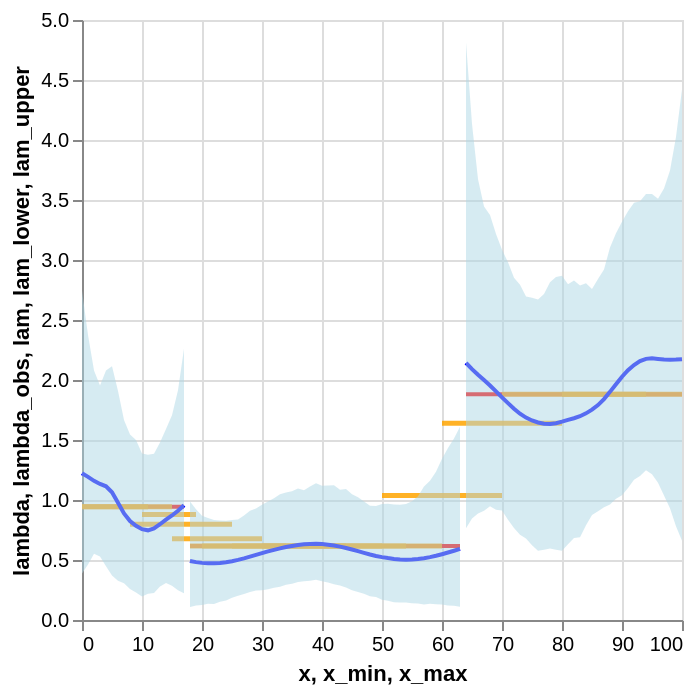

This figure's notebook cell:
### Code cell
# Extract posterior samples of lam from MCMC
lam = mcmc_samples["lam"].mean(axis=0)
lam_lower = jnp.percentile(mcmc_samples["lam"], 2.5, axis=0)
lam_upper = jnp.percentile(mcmc_samples["lam"], 97.5, axis=0)

df_results = df_rates.copy()
df_results["lam"] = lam
df_results["lam_lower"] = lam_lower
df_results["lam_upper"] = lam_upper
df_results["segment"] = np.select(
    [df_results["x"] < 18, df_results["x"] < 64],
    [0, 1],
    default=2,
)

# detail="segment:N" draws three discontinuous lines, one per disjoint interval
true_line = (
    alt.Chart(df_results)
    .mark_line(color="red")
    .encode(x="x", y="lambda", detail="segment:N")
)
obs_lam_lines = (
    alt.Chart(df_obs_lam)
    .mark_rule(color="orange", strokeWidth=2.5, opacity=0.85)
    .encode(
        x=alt.X("x_min:Q"),
        x2="x_max:Q",
        y=alt.Y("lambda_obs:Q"),
    )
)

mean_line = (
    alt.Chart(df_results)
    .mark_line(color="blue")
    .encode(x="x", y="lam", detail="segment:N")
)
bands = (
    alt.Chart(df_results)
    .mark_area(color="lightblue", opacity=0.5)
    .encode(
        x="x",
        y="lam_lower:Q",
        y2="lam_upper:Q",
        detail="segment:N",
    )
)
true_line + obs_lam_lines + mean_line + bands

### Figure 1 — Vega-Lite specification as saved in the notebook (floating-point values rounded to 4 significant figures)
{"config": {"view": {"continuousWidth": 300, "continuousHeight": 300}}, "layer": [{"data": {"name": "data-f79c0a51e8cc7afaa944542f6ec1a5b7"}, "mark": {"type": "line", "color": "red"}, "encoding": {"detail": {"field": "segment", "type": "nominal"}, "x": {"field": "x", "type": "quantitative"}, "y": {"field": "lambda", "type": "quantitative"}}}, {"data": {"name": "data-f77c8e4c605da7fa41a5ea27eef36e56"}, "mark": {"type": "rule", "color": "orange", "opacity": 0.85, "strokeWidth": 2.5}, "encoding": {"x": {"field": "x_min", "type": "quantitative"}, "x2": {"field": "x_max"}, "y": {"field": "lambda_obs", "type": "quantitative"}}}, {"data": {"name": "data-f79c0a51e8cc7afaa944542f6ec1a5b7"}, "mark": {"type": "line", "color": "blue"}, "encoding": {"detail": {"field": "segment", "type": "nominal"}, "x": {"field": "x", "type": "quantitative"}, "y": {"field": "lam", "type": "quantitative"}}}, {"data": {"name": "data-f79c0a51e8cc7afaa944542f6ec1a5b7"}, "mark": {"type": "area", "color": "lightblue", "opacity": 0.5}, "encoding": {"detail": {"field": "segment", "type": "nominal"}, "x": {"field": "x", "type": "quantitative"}, "y": {"field": "lam_lower", "type": "quantitative"}, "y2": {"field": "lam_upper"}}}], "$schema": "https://vega.github.io/schema/vega-lite/v6.1.0.json", "datasets": {"data-f79c0a51e8cc7afaa944542f6ec1a5b7": [{"x": 0, "lambda": 0.9442, "lam": 1.223, "lam_lower": 0.3884, "lam_upper": 2.744, "segment": 0}, {"x": 1, "lambda": 0.9442, "lam": 1.193, "lam_lower": 0.4624, "lam_upper": 2.374, "segment": 0}, {"x": 2, "lambda": 0.9442, "lam": 1.159, "lam_lower": 0.5525, "lam_upper": 2.08, "segment": 0}, {"x": 3, "lambda": 0.9442, "lam": 1.134, "lam_lower": 0.5294, "lam_upper": 1.954, "segment": 0}, {"x": 4, "lambda": 0.9442, "lam": 1.114, "lam_lower": 0.448, "lam_upper": 2.08, "segment": 0}, {"x": 5, "lambda": 0.9442, "lam": 1.064, "lam_lower": 0.3714, "lam_upper": 2.114, "segment": 0}, {"x": 6, "lambda": 0.9442, "lam": 0.978, "lam_lower": 0.3269, "lam_upper": 1.909, "segment": 0}, {"x": 7, "lambda": 0.9442, "lam": 0.8883, "lam_lower": 0.3069, "lam_upper": 1.666, "segment": 0}, {"x": 8, "lambda": 0.9442, "lam": 0.8251, "lam_lower": 0.2582, "lam_upper": 1.546, "segment": 0}, {"x": 9, "lambda": 0.9442, "lam": 0.7848, "lam_lower": 0.2291, "lam_upper": 1.5, "segment": 0}, {"x": 10, "lambda": 0.9442, "lam": 0.7565, "lam_lower": 0.1954, "lam_upper": 1.387, "segment": 0}, {"x": 11, "lambda": 0.9442, "lam": 0.7472, "lam_lower": 0.2191, "lam_upper": 1.377, "segment": 0}, {"x": 12, "lambda": 0.9442, "lam": 0.7627, "lam_lower": 0.2253, "lam_upper": 1.386, "segment": 0}, {"x": 13, "lambda": 0.9442, "lam": 0.798, "lam_lower": 0.2789, "lam_upper": 1.478, "segment": 0}, {"x": 14, "lambda": 0.9442, "lam": 0.8365, "lam_lower": 0.3076, "lam_upper": 1.591, "segment": 0}, {"x": 15, "lambda": 0.9442, "lam": 0.8708, "lam_lower": 0.2863, "lam_upper": 1.706, "segment": 0}, {"x": 16, "lambda": 0.9442, "lam": 0.9105, "lam_lower": 0.2487, "lam_upper": 1.914, "segment": 0}, {"x": 17, "lambda": 0.9442, "lam": 0.9566, "lam_lower": 0.2225, "lam_upper": 2.26, "segment": 0}, {"x": 18, "lambda": 0.6159, "lam": 0.4914, "lam_lower": 0.1086, "lam_upper": 0.9869, "segment": 1}, {"x": 19, "lambda": 0.6159, "lam": 0.4822, "lam_lower": 0.1211, "lam_upper": 0.9228, "segment": 1}, {"x": 20, "lambda": 0.6159, "lam": 0.476, "lam_lower": 0.1243, "lam_upper": 0.8681, "segment": 1}, {"x": 21, "lambda": 0.6159, "lam": 0.4728, "lam_lower": 0.1352, "lam_upper": 0.8498, "segment": 1}, {"x": 22, "lambda": 0.6159, "lam": 0.4727, "lam_lower": 0.1341, "lam_upper": 0.8339, "segment": 1}, {"x": 23, "lambda": 0.6159, "lam": 0.4757, "lam_lower": 0.1531, "lam_upper": 0.83, "segment": 1}, {"x": 24, "lambda": 0.6159, "lam": 0.4816, "lam_lower": 0.1617, "lam_upper": 0.8277, "segment": 1}, {"x": 25, "lambda": 0.6159, "lam": 0.4902, "lam_lower": 0.186, "lam_upper": 0.8328, "segment": 1}, {"x": 26, "lambda": 0.6159, "lam": 0.5011, "lam_lower": 0.2015, "lam_upper": 0.8382, "segment": 1}, {"x": 27, "lambda": 0.6159, "lam": 0.5138, "lam_lower": 0.2163, "lam_upper": 0.8708, "segment": 1}, {"x": 28, "lambda": 0.6159, "lam": 0.5278, "lam_lower": 0.2323, "lam_upper": 0.9095, "segment": 1}, {"x": 29, "lambda": 0.6159, "lam": 0.5426, "lam_lower": 0.2449, "lam_upper": 0.9282, "segment": 1}, {"x": 30, "lambda": 0.6159, "lam": 0.5573, "lam_lower": 0.2482, "lam_upper": 0.96, "segment": 1}, {"x": 31, "lambda": 0.6159, "lam": 0.5715, "lam_lower": 0.2568, "lam_upper": 0.988, "segment": 1}, {"x": 32, "lambda": 0.6159, "lam": 0.5848, "lam_lower": 0.2688, "lam_upper": 1.014, "segment": 1}, {"x": 33, "lambda": 0.6159, "lam": 0.5969, "lam_lower": 0.278, "lam_upper": 1.048, "segment": 1}, {"x": 34, "lambda": 0.6159, "lam": 0.6077, "lam_lower": 0.2928, "lam_upper": 1.063, "segment": 1}, {"x": 35, "lambda": 0.6159, "lam": 0.617, "lam_lower": 0.3025, "lam_upper": 1.072, "segment": 1}, {"x": 36, "lambda": 0.6159, "lam": 0.6246, "lam_lower": 0.3171, "lam_upper": 1.097, "segment": 1}, {"x": 37, "lambda": 0.6159, "lam": 0.6303, "lam_lower": 0.3223, "lam_upper": 1.081, "segment": 1}, {"x": 38, "lambda": 0.6159, "lam": 0.6339, "lam_lower": 0.3276, "lam_upper": 1.113, "segment": 1}, {"x": 39, "lambda": 0.6159, "lam": 0.6347, "lam_lower": 0.3346, "lam_upper": 1.14, "segment": 1}, {"x": 40, "lambda": 0.6159, "lam": 0.6327, "lam_lower": 0.3222, "lam_upper": 1.118, "segment": 1}, {"x": 41, "lambda": 0.6159, "lam": 0.6278, "lam_lower": 0.3132, "lam_upper": 1.12, "segment": 1}, {"x": 42, "lambda": 0.6159, "lam": 0.6205, "lam_lower": 0.2975, "lam_upper": 1.123, "segment": 1}, {"x": 43, "lambda": 0.6159, "lam": 0.6113, "lam_lower": 0.2882, "lam_upper": 1.086, "segment": 1}, {"x": 44, "lambda": 0.6159, "lam": 0.6002, "lam_lower": 0.2698, "lam_upper": 1.092, "segment": 1}, {"x": 45, "lambda": 0.6159, "lam": 0.5874, "lam_lower": 0.2489, "lam_upper": 1.049, "segment": 1}, {"x": 46, "lambda": 0.6159, "lam": 0.5735, "lam_lower": 0.2337, "lam_upper": 1.022, "segment": 1}, {"x": 47, "lambda": 0.6159, "lam": 0.5592, "lam_lower": 0.2178, "lam_upper": 0.987, "segment": 1}, {"x": 48, "lambda": 0.6159, "lam": 0.5457, "lam_lower": 0.1981, "lam_upper": 0.9512, "segment": 1}, {"x": 49, "lambda": 0.6159, "lam": 0.534, "lam_lower": 0.1915, "lam_upper": 0.951, "segment": 1}, {"x": 50, "lambda": 0.6159, "lam": 0.5242, "lam_lower": 0.169, "lam_upper": 0.9675, "segment": 1}, {"x": 51, "lambda": 0.6159, "lam": 0.516, "lam_lower": 0.1594, "lam_upper": 0.9685, "segment": 1}, {"x": 52, "lambda": 0.6159, "lam": 0.5091, "lam_lower": 0.1481, "lam_upper": 0.963, "segment": 1}, {"x": 53, "lambda": 0.6159, "lam": 0.5043, "lam_lower": 0.1454, "lam_upper": 0.961, "segment": 1}, {"x": 54, "lambda": 0.6159, "lam": 0.5024, "lam_lower": 0.1465, "lam_upper": 0.966, "segment": 1}, {"x": 55, "lambda": 0.6159, "lam": 0.5038, "lam_lower": 0.1387, "lam_upper": 0.99, "segment": 1}, {"x": 56, "lambda": 0.6159, "lam": 0.5079, "lam_lower": 0.1378, "lam_upper": 1.032, "segment": 1}, {"x": 57, "lambda": 0.6159, "lam": 0.5145, "lam_lower": 0.1296, "lam_upper": 1.112, "segment": 1}, {"x": 58, "lambda": 0.6159, "lam": 0.5238, "lam_lower": 0.1357, "lam_upper": 1.16, "segment": 1}, {"x": 59, "lambda": 0.6159, "lam": 0.5354, "lam_lower": 0.1315, "lam_upper": 1.235, "segment": 1}, {"x": 60, "lambda": 0.6159, "lam": 0.5484, "lam_lower": 0.1295, "lam_upper": 1.345, "segment": 1}, {"x": 61, "lambda": 0.6159, "lam": 0.5625, "lam_lower": 0.1213, "lam_upper": 1.434, "segment": 1}, {"x": 62, "lambda": 0.6159, "lam": 0.5774, "lam_lower": 0.1187, "lam_upper": 1.513, "segment": 1}, {"x": 63, "lambda": 0.6159, "lam": 0.5923, "lam_lower": 0.1098, "lam_upper": 1.61, "segment": 1}, {"x": 64, "lambda": 1.882, "lam": 2.144, "lam_lower": 0.7637, "lam_upper": 4.812, "segment": 2}, {"x": 65, "lambda": 1.882, "lam": 2.091, "lam_lower": 0.8456, "lam_upper": 4.133, "segment": 2}, {"x": 66, "lambda": 1.882, "lam": 2.044, "lam_lower": 0.8881, "lam_upper": 3.672, "segment": 2}, {"x": 67, "lambda": 1.882, "lam": 2.0, "lam_lower": 0.9114, "lam_upper": 3.446, "segment": 2}, {"x": 68, "lambda": 1.882, "lam": 1.954, "lam_lower": 0.9488, "lam_upper": 3.374, "segment": 2}, {"x": 69, "lambda": 1.882, "lam": 1.905, "lam_lower": 0.9196, "lam_upper": 3.217, "segment": 2}, {"x": 70, "lambda": 1.882, "lam": 1.855, "lam_lower": 0.913, "lam_upper": 3.085, "segment": 2}, {"x": 71, "lambda": 1.882, "lam": 1.807, "lam_lower": 0.8357, "lam_upper": 2.98, "segment": 2}, {"x": 72, "lambda": 1.882, "lam": 1.76, "lam_lower": 0.7668, "lam_upper": 2.852, "segment": 2}, {"x": 73, "lambda": 1.882, "lam": 1.719, "lam_lower": 0.711, "lam_upper": 2.794, "segment": 2}, {"x": 74, "lambda": 1.882, "lam": 1.687, "lam_lower": 0.6796, "lam_upper": 2.696, "segment": 2}, {"x": 75, "lambda": 1.882, "lam": 1.663, "lam_lower": 0.6239, "lam_upper": 2.685, "segment": 2}, {"x": 76, "lambda": 1.882, "lam": 1.646, "lam_lower": 0.577, "lam_upper": 2.671, "segment": 2}, {"x": 77, "lambda": 1.882, "lam": 1.636, "lam_lower": 0.586, "lam_upper": 2.716, "segment": 2}, {"x": 78, "lambda": 1.882, "lam": 1.634, "lam_lower": 0.5949, "lam_upper": 2.815, "segment": 2}, {"x": 79, "lambda": 1.882, "lam": 1.64, "lam_lower": 0.5856, "lam_upper": 2.858, "segment": 2}, {"x": 80, "lambda": 1.882, "lam": 1.653, "lam_lower": 0.5768, "lam_upper": 2.869, "segment": 2}, {"x": 81, "lambda": 1.882, "lam": 1.668, "lam_lower": 0.6305, "lam_upper": 2.798, "segment": 2}, {"x": 82, "lambda": 1.882, "lam": 1.681, "lam_lower": 0.6829, "lam_upper": 2.83, "segment": 2}, {"x": 83, "lambda": 1.882, "lam": 1.698, "lam_lower": 0.6901, "lam_upper": 2.788, "segment": 2}, {"x": 84, "lambda": 1.882, "lam": 1.722, "lam_lower": 0.7904, "lam_upper": 2.805, "segment": 2}, {"x": 85, "lambda": 1.882, "lam": 1.753, "lam_lower": 0.8758, "lam_upper": 2.757, "segment": 2}, {"x": 86, "lambda": 1.882, "lam": 1.791, "lam_lower": 0.9065, "lam_upper": 2.841, "segment": 2}, {"x": 87, "lambda": 1.882, "lam": 1.841, "lam_lower": 0.9397, "lam_upper": 2.92, "segment": 2}, {"x": 88, "lambda": 1.882, "lam": 1.901, "lam_lower": 0.9617, "lam_upper": 3.105, "segment": 2}, {"x": 89, "lambda": 1.882, "lam": 1.965, "lam_lower": 1.011, "lam_upper": 3.223, "segment": 2}, {"x": 90, "lambda": 1.882, "lam": 2.027, "lam_lower": 1.04, "lam_upper": 3.319, "segment": 2}, {"x": 91, "lambda": 1.882, "lam": 2.082, "lam_lower": 1.1, "lam_upper": 3.407, "segment": 2}, {"x": 92, "lambda": 1.882, "lam": 2.125, "lam_lower": 1.168, "lam_upper": 3.477, "segment": 2}, {"x": 93, "lambda": 1.882, "lam": 2.157, "lam_lower": 1.2, "lam_upper": 3.489, "segment": 2}, {"x": 94, "lambda": 1.882, "lam": 2.176, "lam_lower": 1.247, "lam_upper": 3.551, "segment": 2}, {"x": 95, "lambda": 1.882, "lam": 2.18, "lam_lower": 1.215, "lam_upper": 3.549, "segment": 2}, {"x": 96, "lambda": 1.882, "lam": 2.176, "lam_lower": 1.144, "lam_upper": 3.511, "segment": 2}, {"x": 97, "lambda": 1.882, "lam": 2.171, "lam_lower": 1.037, "lam_upper": 3.595, "segment": 2}, {"x": 98, "lambda": 1.882, "lam": 2.169, "lam_lower": 0.9322, "lam_upper": 3.746, "segment": 2}, {"x": 99, "lambda": 1.882, "lam": 2.17, "lam_lower": 0.7816, "lam_upper": 4.026, "segment": 2}, {"x": 100, "lambda": 1.882, "lam": 2.173, "lam_lower": 0.6602, "lam_upper": 4.421, "segment": 2}], "data-f77c8e4c605da7fa41a5ea27eef36e56": [{"obs_interval": "[0,12)", "x_min": 0, "x_max": 11, "lambda_obs": 0.9442}, {"obs_interval": "[0,5]", "x_min": 0, "x_max": 5, "lambda_obs": 0.9442}, {"obs_interval": "[10,20)", "x_min": 10, "x_max": 19, "lambda_obs": 0.8785}, {"obs_interval": "[15,30]", "x_min": 15, "x_max": 30, "lambda_obs": 0.6774}, {"obs_interval": "[18,35)", "x_min": 18, "x_max": 34, "lambda_obs": 0.6159}, {"obs_interval": "[20,40]", "x_min": 20, "x_max": 40, "lambda_obs": 0.6159}, {"obs_interval": "[25,45)", "x_min": 25, "x_max": 44, "lambda_obs": 0.6159}, {"obs_interval": "[30,50]", "x_min": 30, "x_max": 50, "lambda_obs": 0.6159}, {"obs_interval": "[35,55)", "x_min": 35, "x_max": 54, "lambda_obs": 0.6159}, {"obs_interval": "[40,60]", "x_min": 40, "x_max": 60, "lambda_obs": 0.6159}, {"obs_interval": "[5,15]", "x_min": 5, "x_max": 15, "lambda_obs": 0.9442}, {"obs_interval": "[50,70]", "x_min": 50, "x_max": 70, "lambda_obs": 1.038}, {"obs_interval": "[60,80]", "x_min": 60, "x_max": 80, "lambda_obs": 1.64}, {"obs_interval": "[70,90]", "x_min": 70, "x_max": 90, "lambda_obs": 1.882}, {"obs_interval": "[8,25]", "x_min": 8, "x_max": 25, "lambda_obs": 0.7983}, {"obs_interval": "[80,95)", "x_min": 80, "x_max": 94, "lambda_obs": 1.882}, {"obs_interval": "[90,100]", "x_min": 90, "x_max": 100, "lambda_obs": 1.882}]}}
